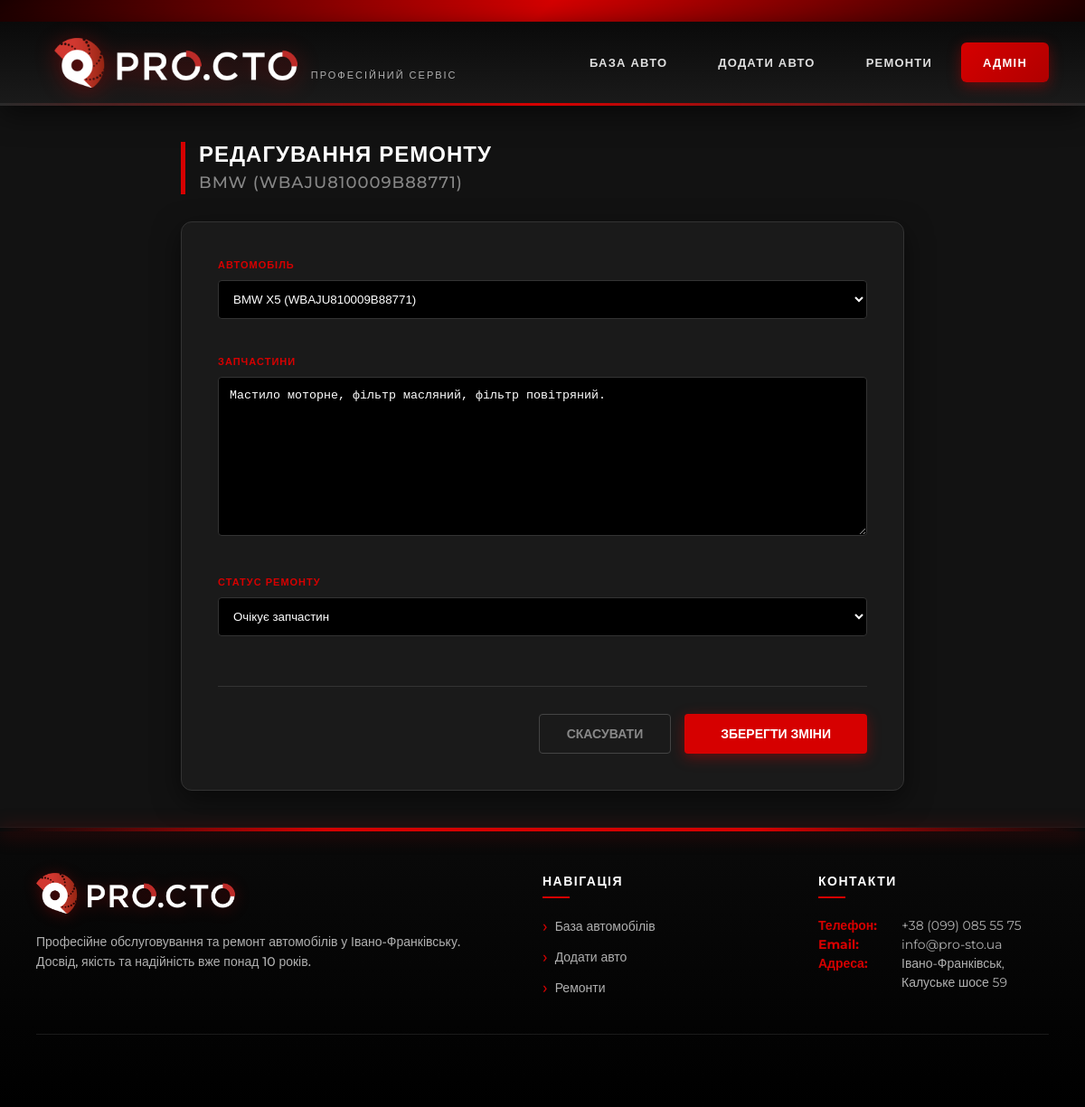
Screenshot of /repairs/1/edit/ with the database file from the repository.
### repairs/models.py (models this page shows, shortened)
class Repair(models.Model):
    STATUS_CHOICES = [
        ('new', 'Новий'),
        ('in_progress', 'В роботі'),
        ('awaiting_parts', 'Очікує запчастин'),
        ('completed', 'Завершено'),
    ]
    car = models.ForeignKey(Car, on_delete=models.CASCADE, related_name='repairs')
    description = models.TextField()
    status = models.CharField(max_length=20, choices=STATUS_CHOICES, default='new')
    start_date = models.DateTimeField(auto_now_add=True)
    end_date = models.DateTimeField(null=True, blank=True)

### cars/models.py (models this page shows)
class Car(models.Model):
    class Transmission(models.TextChoices):
        MANUAL = 'manual', 'Механічна'
        AUTOMATIC = 'automatic', 'Автоматична'
        ROBOT = 'robot', 'Роботизована'
        VARIATOR = 'variator', 'Варіатор'
    class FuelType(models.TextChoices):
        PETROL = 'petrol', 'Бензин'
        DIESEL = 'diesel', 'Дизель'
        ELECTRIC = 'electric', 'Електро'
        HYBRID = 'hybrid', 'Гібрид'
        GAS = 'gas', 'Газ'
    make = models.CharField(
        max_length=100,
        verbose_name="Марка"
    )
    model_name = models.CharField(
        max_length=100,
        verbose_name="Модель"
    )
    vin = models.CharField(
        max_length=17,
        unique=True,
        verbose_name="VIN-код",
        validators=[MinLengthValidator(17)]
    )
    owner_name = models.CharField(
        max_length=100,
        verbose_name="ПІБ власника",
    )
    year = models.PositiveIntegerField(
        verbose_name="Рік випуску",
        validators=[
            MinValueValidator(1900),
            MaxValueValidator(datetime.date.today().year + 1)
        ],
        help_text="Використовуйте формат: <YYYY>"
    )
    color = models.CharField(
        max_length=50,
        verbose_name="Колір"
    )
    transmission = models.CharField(
        max_length=20,
        choices=Transmission.choices,
        default=Transmission.AUTOMATIC,
        verbose_name="Коробка передач"
    )
    fuel_type = models.CharField(
        max_length=20,
        choices=FuelType.choices,
        default=FuelType.PETROL,
        verbose_name="Тип пального"
    )
    mileage = models.PositiveIntegerField(
        default=0,
        verbose_name="Пробіг (км)",
        help_text="Для нових авто залиште 0"
    )
    engine_volume = models.DecimalField(
        max_digits=4,
        decimal_places=1,
        blank=True,
        null=True,
        verbose_name="Об'єм двигуна (л)"
    )
    description = models.TextField(
        blank=True,
        verbose_name="Опис"
    )
    main_image = models.ImageField(
        upload_to='cars/%Y/%m/',
        blank=True,
        null=True,
        verbose_name="Фото"
    )
    is_published = models.BooleanField(
        default=True,
        verbose_name="Опубліковано"
    )
    created_at = models.DateTimeField(
        auto_now_add=True,
        verbose_name="Дата додавання"
    )
    updated_at = models.DateTimeField(
        auto_now=True,
        verbose_name="Дата оновлення"
    )
    class Meta:
        verbose_name = "Автомобіль"
        verbose_name_plural = "Автомобілі"
        ordering = ['-created_at']
    def __str__(self):
        return f"{self.make} {self.model_name} ({self.vin})"

### repairs/views.py (the view)
# urls.py: path('<int:repair_id>/edit/', views.edit_repair_view, name='edit_repair'),
def edit_repair_view(request, repair_id):
    repair = get_object_or_404(Repair, id=repair_id)
    if request.method == 'POST':
        form = RepairForm(request.POST, instance=repair)
        if form.is_valid():
            form.save()
            messages.success(request, 'Зміни успішно збережено!')
            return redirect('repair_list')
    else:
        form = RepairForm(instance=repair)
    return render(request, 'repairs/edit_repair.html', {'form': form, 'repair': repair})

### repairs/forms.py
class RepairForm(forms.ModelForm):
    class Meta:
        model = Repair
        fields = ['car', 'description', 'status']
        labels = {
            'car': 'Автомобіль',
            'description': 'Запчастини',
            'status': 'Статус ремонту',
        }

### repairs/templates/repairs/edit_repair.html (shortened to what this page needs)
{% extends 'base.html' %}
{% block content %}
<div style="max-width: 800px; margin: 0 auto;">
    <div style="margin-bottom: 30px;">
        <h2 style="margin: 0; color: #ffffff; text-transform: uppercase; font-weight: 800; border-left: 5px solid #D60000; padding-left: 15px; letter-spacing: 1px; line-height: 1.2;">
            Редагування ремонту <br>
            <span style="font-size: 18px; color: #888; font-weight: 500;">{{ repair.car.make }} {{ repair.car.model }} ({{ repair.car.vin }})</span>
        </h2>
    </div>
    <div class="stat-card" style="padding: 40px; background-color: #1a1a1a; border: 1px solid #333; border-radius: 12px; box-shadow: 0 10px 30px rgba(0,0,0,0.5);">
        <form method="post">
            <div style="display: grid; gap: 25px;">
                {% for field in form %}
                    <div class="form-group" style="margin-bottom: 0;">
                        <label for="{{ field.id_for_label }}" style="color: #D60000; margin-bottom: 10px; display: block; font-size: 11px; letter-spacing: 1px; text-transform: uppercase; font-weight: 700;">
                            {{ field.label }}
                        </label>
                        {{ field }}
                    </div>
                {% endfor %}
            </div>
            <div style="margin-top: 40px; padding-top: 30px; border-top: 1px solid #333; display: flex; justify-content: flex-end; gap: 15px;">
                <a href="{% url 'repair_list' %}" style="display: inline-flex; align-items: center; justify-content: center; padding: 12px 30px; background: transparent; border: 1px solid #444; border-radius: 4px; color: #888; text-decoration: none; font-weight: 600; font-size: 14px; transition: all 0.3s; text-transform: uppercase;">
                    СКАСУВАТИ
                </a>
                <button type="submit" class="btn btn-primary" style="padding: 12px 40px; font-size: 14px; box-shadow: 0 4px 15px rgba(214, 0, 0, 0.4);">
                    ЗБЕРЕГТИ ЗМІНИ
                </button>
            </div>
        </form>
    </div>
</div>
{% endblock %}

### templates/base.html (style rules this page uses)
:root { --primary-red: #D60000; --dark-bg: #121212; --panel-bg: #1E1E1E; --text-white: #ffffff; --text-gray: #b0b0b0; }
* { margin: 0; padding: 0; box-sizing: border-box; }
body { font-family: 'Montserrat', sans-serif; background-color: var(--dark-bg); color: var(--text-white); min-height: 100vh; display: flex; flex-direction: column; }
.btn { display: inline-flex; align-items: center; justify-content: center; padding: 12px 30px; background-color: var(--primary-red); color: white; text-transform: uppercase; font-weight: 700; font-size: 13px; border: none; border-radius: 4px; cursor: pointer; text-decoration: none; transition: all 0.3s ease; box-shadow: 0 4px 15px rgba(214, 0, 0, 0.3); }
.btn-primary { background-color: var(--primary-red); color: white; }
.stat-card { background-color: var(--panel-bg); border: 1px solid #333; border-radius: 8px; padding: 25px; transition: all 0.3s ease; text-decoration: none; display: block; position: relative; overflow: hidden; }
input, select, textarea { width: 100%; padding: 12px; background-color: #000; border: 1px solid #333; color: white; border-radius: 4px; margin-bottom: 15px; }
label { color: var(--primary-red); font-size: 11px; text-transform: uppercase; font-weight: 700; margin-bottom: 8px; display: block; letter-spacing: 0.5px; }

### rows the page displays
Repair: car.make "BMW", car.vin "WBAJU810009B88771", form "BMW X5 (WBAJU810009B88771)" "Мастило моторне, фільтр масляний, фільтр повітряний." "Очікує запчастин"

### other values shown
{{ field.label }} "АВТОМОБІЛЬ" "ЗАПЧАСТИНИ" "СТАТУС РЕМОНТУ"
